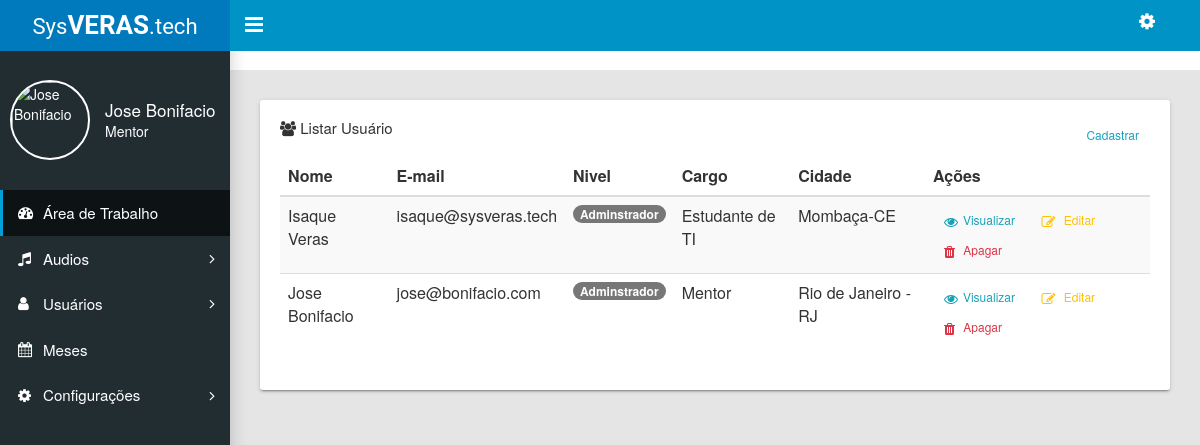
The app's page /admin/listar_usuarios.php (signed in) with its own data.
### tables this page shows
CREATE TABLE `usuarios` (
  `id` int(11) NOT NULL,
  `nome` varchar(220) NOT NULL,
  `email` varchar(220) NOT NULL,
  `senha` varchar(50) NOT NULL,
  `nivel_acesso_id` varchar(220) NOT NULL,
  `created` datetime NOT NULL,
  `modified` datetime DEFAULT NULL,
  `cargo` varchar(100) NOT NULL,
  `cidade` varchar(50) NOT NULL,
  `img` varchar(220) NOT NULL
);

### admin/listar_usuarios.php (the view, shortened to what this page needs)
<?php
  	include_once("include/aside.php");
  	$resultado = mysql_query("SELECT * FROM usuarios ORDER BY 'id'");
?>
<main class="app-content">
    <div class="tile">
    	<h3 class="tile-title"><i class="icon fa fa-users"></i> Listar Usuário <a href="index.php?pg=4"><button class="btn btn-sm btn-outline-info right">Cadastrar</button></a></h3>
			<table class="table table-hover table-striped table-responsive">
				<thead>
				  <tr>
					<th>Nome</th>
					<th>E-mail</th>
					<th>Nivel</th>
					<th>Cargo</th>
					<th>Cidade</th>
					<th>Ações</th>
				  </tr>
				</thead>
				<tbody>
					<?php
						while($linhas = mysql_fetch_array($resultado)){
							echo "<tr>";
								echo "<td>".$linhas['nome']."</td>";
								echo "<td>".$linhas['email']."</td>";
								echo "<td><span class='badge badge-pill badge-secondary'>" ?>
									<?php
										if($linhas['nivel_acesso_id'] === "ADM"):
											echo $linhas['nivel_acesso_id'] = "Adminstrador";
										endif;
								echo "<td>".$linhas['cargo']."</td>";
								echo "<td>".$linhas['cidade']."</td>";
									?>
								<td>
									<a href='index.php?pg=9&id=<?php echo $linhas['id']; ?>'>
										<button type='button' class='btn btn-sm btn-outline-info'><i class="icon fa fa-eye"></i>Visualizar</button>
									</a>
									<a href='editar_usuario.php?id=<?php echo $linhas['id']; ?>'>
										<button type='button' class='btn btn-sm btn-outline-warning'><i class="icon fa fa-pencil-square-o"></i> Editar</button>
								    </a>
									<a href='processa/apagar_cha_5.php?id=<?php echo $linhas['id']; ?>' data-toggle="modal" data-target="#apagar_usu-<?php echo $linhas['id']; ?>">
										<button type='button' class='btn btn-sm btn-outline-danger'><i class="icon fa fa-trash"></i> Apagar </button>
								    </a>
								</td> <?php
							echo "</tr>";
						}
					?>
				</tbody>
			</table>
	</div>
</main>
<?php include_once("include/footer.php"); ?>

### admin/include/aside.php (style rules this page uses)
.right { float: right; }

### records on screen
usuarios: nome "Isaque Veras", email "isaque@sysveras.tech", nivel_acesso_id "Adminstrador", cargo "Estudante de TI", cidade "Mombaça-CE"
usuarios: nome "Jose Bonifacio", email "jose@bonifacio.com", nivel_acesso_id "Adminstrador", cargo "Mentor", cidade "Rio de Janeiro - RJ"

### other values on screen
$_SESSION['usuarioNome'] "Jose Bonifacio"
$_SESSION['usuarioCargo'] "Mentor"
